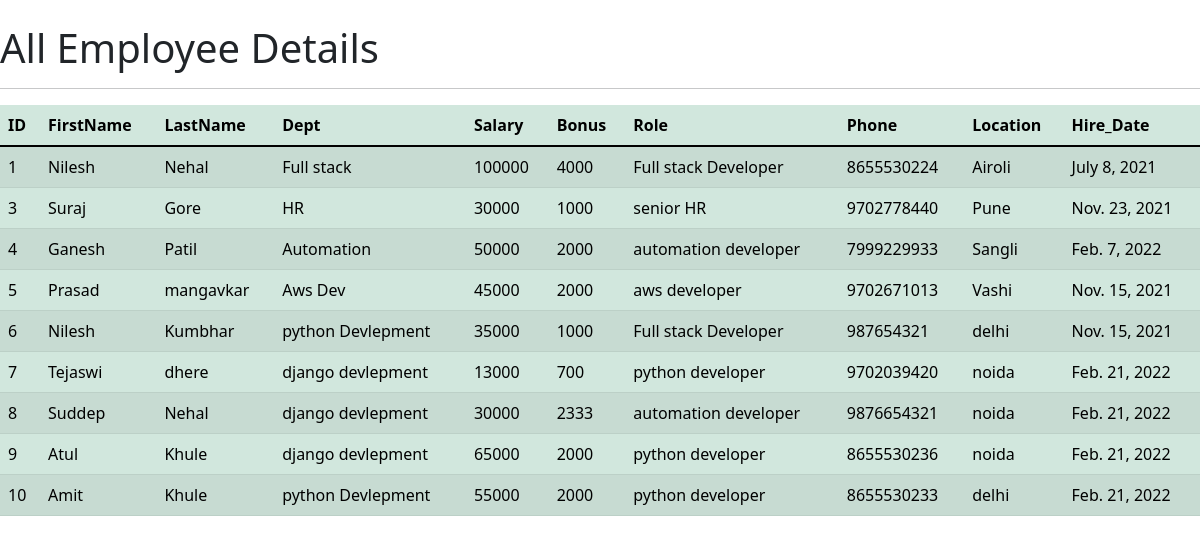
The app's page /all_emp with its own data.
### app/models.py (models this page shows, shortened)
class Employee(models.Model):
    firstname = models.CharField(max_length=20,null=False)
    lastname = models.CharField(max_length=20)
    dept = models.ForeignKey(Department,on_delete=models.CASCADE)
    salary = models.IntegerField(default=0)
    bonus = models.IntegerField(default=0)
    role = models.ForeignKey(Role,on_delete=models.CASCADE)
    phone = models.IntegerField(default = 0)
    hire_date = models.DateField()

class Department(models.Model):
    name = models.CharField(max_length=20,null=False)
    location = models.CharField(max_length=50)

class Role(models.Model):
    name = models.CharField(max_length=30,null=False)

### app/views.py (the view)
# urls.py: path('all_emp',views.all_emp,name='all_emp'),
def all_emp(request):
    fm = Employee.objects.all
    return render(request, 'all_emp.html', {'ash': fm})

### app/templates/all_emp.html (shortened to what this page needs)
<!doctype html>
<html lang="en">
<head>
    <link href="https://cdn.jsdelivr.net/npm/bootstrap@5.1.3/dist/css/bootstrap.min.css" rel="stylesheet"
>
</head>
<body>
    <div class="conatiner  my-4">
        <h1>All Employee Details</h1>
        <hr>
        <table class="table table-success table-striped">
            <thead>
                <tr>
                    <th scope="col">ID</th>
                    <th scope="col">FirstName</th>
                    <th scope="col">LastName</th>
                    <th scope="col">Dept</th>
                    <th scope="col">Salary</th>
                    <th scope="col">Bonus</th>
                    <th scope="col">Role</th>
                    <th scope="col">Phone</th>
                    <th scope="col">Location</th>
                    <th scope="col">Hire_Date</th>
                </tr>
            </thead>
            <tbody>
                {% for i in ash %}
                <tr>
                    <td>{{i.id}}</td>
                    <td>{{i.firstname}}</td>
                    <td>{{i.lastname}}</td>
                    <td>{{i.dept.name}}</td>
                    <td>{{i.salary}}</td>
                    <td>{{i.bonus}}</td>
                    <td>{{i.role.name}}</td>
                    <td>{{i.phone}}</td>
                    <td>{{i.dept.location}}</td>
                    <td>{{i.hire_date}}</td>
                </tr>
                {% endfor %}
            </tbody>
        </table>
    </div>
</body>
</html>

### records on screen
Employee: id "1", firstname "Nilesh", lastname "Nehal", dept.name "Full stack", salary "100000", bonus "4000", role.name "Full stack Developer", phone "8655530224", dept.location "Airoli", hire_date "July 8, 2021"
Employee: id "3", firstname "Suraj", lastname "Gore", dept.name "HR", salary "30000", bonus "1000", role.name "senior HR", phone "9702778440", dept.location "Pune", hire_date "Nov. 23, 2021"
Employee: id "4", firstname "Ganesh", lastname "Patil", dept.name "Automation", salary "50000", bonus "2000", role.name "automation developer", phone "7999229933", dept.location "Sangli", hire_date "Feb. 7, 2022"
Employee: id "5", firstname "Prasad", lastname "mangavkar", dept.name "Aws Dev", salary "45000", bonus "2000", role.name "aws developer", phone "9702671013", dept.location "Vashi", hire_date "Nov. 15, 2021"
Employee: id "6", firstname "Nilesh", lastname "Kumbhar", dept.name "python Devlepment", salary "35000", bonus "1000", role.name "Full stack Developer", phone "987654321", dept.location "delhi", hire_date "Nov. 15, 2021"
Employee: id "7", firstname "Tejaswi", lastname "dhere", dept.name "django devlepment", salary "13000", bonus "700", role.name "python developer", phone "9702039420", dept.location "noida", hire_date "Feb. 21, 2022"
Employee: id "8", firstname "Suddep", lastname "Nehal", dept.name "django devlepment", salary "30000", bonus "2333", role.name "automation developer", phone "9876654321", dept.location "noida", hire_date "Feb. 21, 2022"
Employee: id "9", firstname "Atul", lastname "Khule", dept.name "django devlepment", salary "65000", bonus "2000", role.name "python developer", phone "8655530236", dept.location "noida", hire_date "Feb. 21, 2022"
Employee: id "10", firstname "Amit", lastname "Khule", dept.name "python Devlepment", salary "55000", bonus "2000", role.name "python developer", phone "8655530233", dept.location "delhi", hire_date "Feb. 21, 2022"
